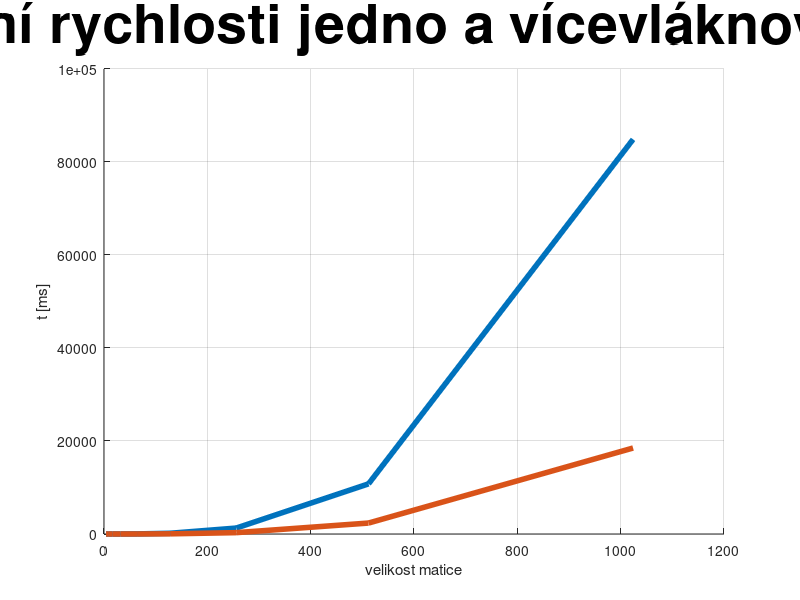

Write the MATLAB code that produced this figure. (Note: this script raises an error after producing the figure.)
close all;
clc;
size =[4 8 16 32 64 128 256 512 1024];
single =[0 0 0 3 20 156 1276.6 10782 84849];
parallel = [0.5 0.3 0 0.6 4.4 37.4 292.5 2354.5 18486.7];

figure;
hold on;
plot(size, single,'LineWidth',4)
plot(size, parallel,'LineWidth',4)
grid

title('Graf porovnání rychlosti jedno a vícevláknového algoritmu','fontsize',40)
x=xlabel('velikost matice')
y=ylabel('t [ms]')
x.FontSize = 30;
y.FontSize = 30;
lgd=legend('1 vlákno','8 vláken')
lgd.FontSize=30;